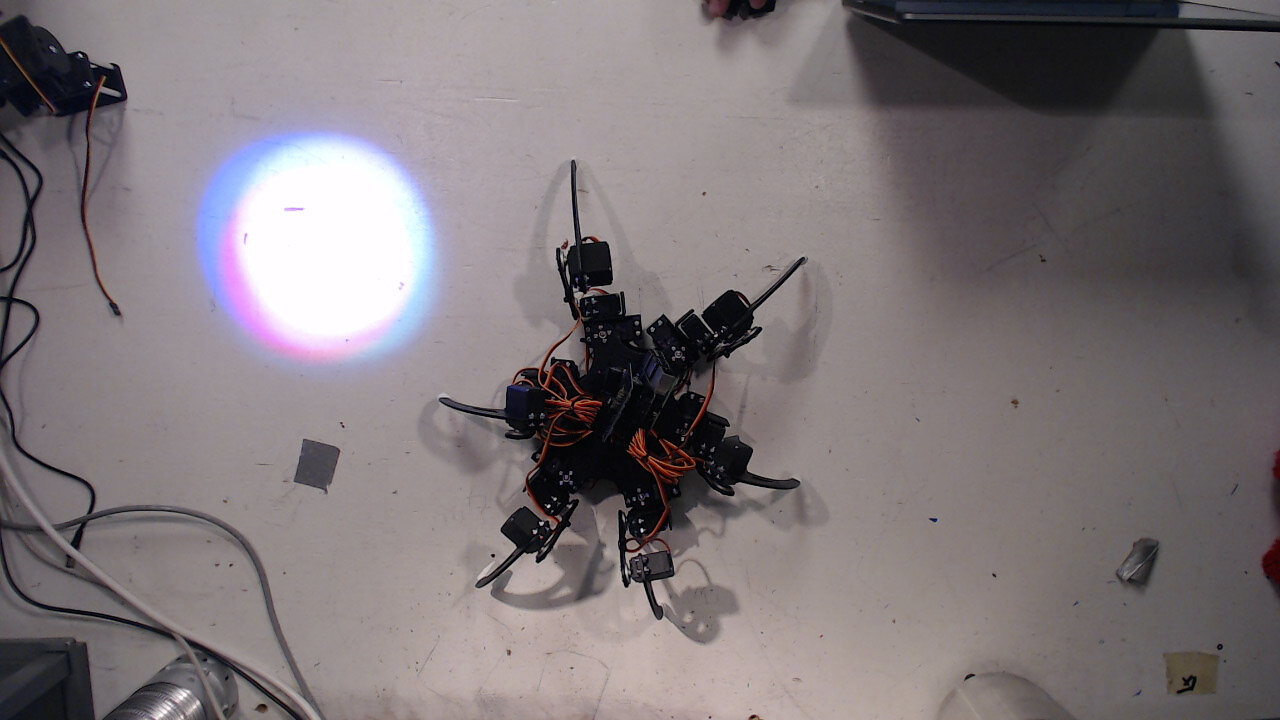
#> input picture sample_images/2017-12-05-171951.jpg, 1280 x 720 px, given in place of the camera
$ python object_detection.py
#> lines starting #> are read from the running program, lines starting #| are printed output that depends on the picture; after the words box and inside, x2 and y2 are one past the last pixel; in counts of white or black regions, pixels touching at a corner belong together
#################################################################################################
# Made by: Vivan Bhalla
# Description: This program is used to detect the object using its color as a parameter
#################################################################################################

### Import the libraries ####
import cv2
import math
import numpy as np

## HSV constants for robot and spotlight
# For yellow 12DOF hexapod
H_robot=29
S_robot=255
V_robot=255

H_robot_low=19
S_robot_low=0
V_robot_low=0

# [7 lines of commented-out code are left out]

H_spotlight=179
S_spotlight=255
V_spotlight=243

H_spotlight_low=0
S_spotlight_low=0
V_spotlight_low=0

def get_distance(threshold_robot, threshold_spotlight):
    ######################## Object Tracking #########################################################
    # We use the moments method to track the object

    # Convert the images to black and white

    # Get the moments of the two images
    moments_robot = cv2.moments(threshold_robot, binaryImage=False)
    moments_spotlight = cv2.moments(threshold_spotlight, binaryImage=False)

    # Calculate the area of the robot object
    area_robot=moments_robot["m00"]
    area_spotlight=moments_spotlight["m00"]

    X_r = np.NaN
    Y_r = np.NaN
    X_s = np.NaN
    Y_s = np.NaN

    # To remove the effect of noise, consider tracking above only a threshold of area
    if(area_robot > 10000):
        # Calculate the x and y coordinates of center
        X_r = int(moments_robot["m10"] / area_robot)
        Y_r = int(moments_robot["m01"] / area_robot)

    if(area_spotlight>8000):
        # Calculate the centre for spotlight
        X_s=int(moments_spotlight["m10"] / area_spotlight)
        Y_s=int(moments_spotlight["m01"] / area_spotlight)

    X_dist = X_r - X_s
    Y_dist = Y_r - Y_s

    # [4 lines of commented-out code are left out]

    return((X_r, Y_r), (X_s, Y_s), (X_dist, Y_dist))

def initialize_camera():
    ## Create a video capture object
    cap = cv2.VideoCapture(0) # Send 0 since we have only one camera. Send 1 to use second camera

    ## Check whether capture object is opened or not
    if(cap.isOpened() == False):
        ## If object is not initialized then open it
        cap.open()

    return cap

def get_threshold_image(frame, H_low, H_high, S_low, S_high, V_low, V_high):
    higher_boundary = np.array([H_high, S_high, V_high])
    lower_boundary = np.array([H_low, S_low, V_low])

    hsv = cv2.cvtColor(frame, cv2.COLOR_BGR2HSV)

    threshold = cv2.inRange(hsv, lower_boundary, higher_boundary)

    return threshold

def get_threshold_images(frame,
            H_robot_low, H_robot,
            S_robot_low, S_robot,
            V_robot_low, V_robot,
            H_spotlight_low, H_spotlight,
            S_spotlight_low, S_spotlight,
            V_spotlight_low, V_spotlight
        ):
    threshold_robot = get_threshold_image(frame,
            H_robot_low, H_robot,
            S_robot_low, S_robot,
            V_robot_low, V_robot)

    threshold_spotlight = get_threshold_image(frame,
            H_spotlight_low, H_spotlight,
            S_spotlight_low, S_spotlight,
            V_spotlight_low, V_spotlight)

    # invert the target_spotlight mask (spotlight is in black with white background, not white with black background...
    threshold_spotlight = cv2.bitwise_not(threshold_spotlight)

    return (threshold_robot, threshold_spotlight)

def clean_threshold_image(threshold):
    ## Perform morphological transformations #####
    ## Morphological opening
    # We first remove the white noise from the boundaries of the detected object - Erode operation
    # We create an elliptical kernel for the erosion
    threshold = cv2.erode(threshold,cv2.getStructuringElement(cv2.MORPH_ELLIPSE,(5,5)))

    # Perform the dilation to get the more enchanced image of the object
    threshold = cv2.dilate(threshold,cv2.getStructuringElement(cv2.MORPH_ELLIPSE,(5,5)))

    ## Morphological Closing - This is done to fill holes insie the detected object.
    ## This is done by first dilation then eroding the image
    threshold = cv2.dilate(threshold,cv2.getStructuringElement(cv2.MORPH_ELLIPSE,(5,5)))
    threshold = cv2.erode(threshold,cv2.getStructuringElement(cv2.MORPH_ELLIPSE,(5,5)))

    return threshold

# [59 lines left out: functions print_position_data, move_hexapod, not called in this run]

def Main(mySocket=None):
    cap = initialize_camera()

    # counter to limit display output
    count = 0
    dance_count = 0
    found_y = False
    found_x = False

    ## Start capturing frame by frame in an infinite loop
    while(True):

        # Start capturing the frames
        ret, frame = cap.read() # Get the returned value(T/F) and the frame.
#> frame is the input picture: shape (720, 1280, 3); mean B, G, R 120.7, 117.5, 125.4

        if(ret != True): # Check if reading was successful or not
            print("Cannot read from the frame\n")


        (threshold_robot, threshold_spotlight) = get_threshold_images(
                frame,
                H_robot_low, H_robot,
                S_robot_low, S_robot,
                V_robot_low, V_robot,
                H_spotlight_low, H_spotlight,
                S_spotlight_low, S_spotlight,
                V_spotlight_low, V_spotlight)
#> in get_threshold_image, `hsv = cv2.cvtColor(frame, cv2.COLOR_BGR2HSV)`: hsv: shape (720, 1280, 3); mean H, S, V 99.5, 27.5, 127.5
#> in get_threshold_image, `threshold = cv2.inRange(hsv, lower_boundary, higher_boundary)`:
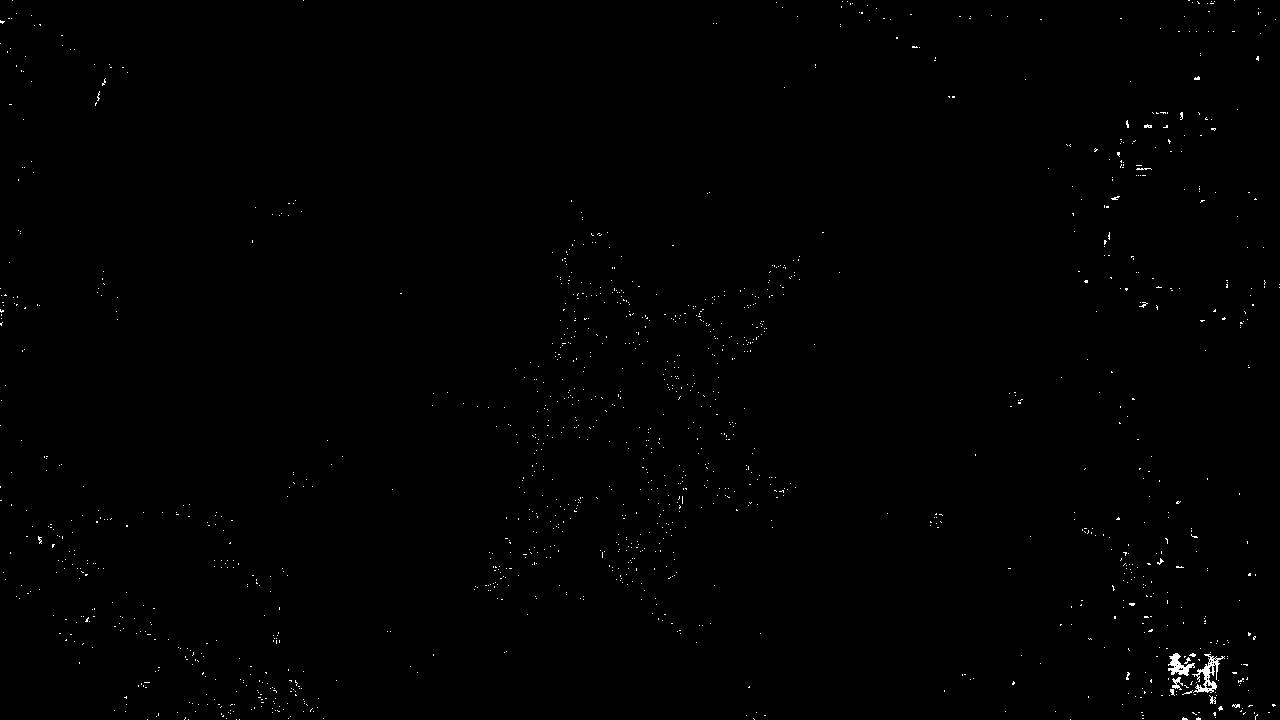
#> threshold: shape (720, 1280); 0.38% white in thin lines or dots
#> call 2 of get_threshold_image, with H_low = 0, H_high = 179, S_low = 0, S_high = 255, V_low = 0, V_high = 243
#> in get_threshold_image (call 2), `threshold = cv2.inRange(hsv, lower_boundary, higher_boundary)`:
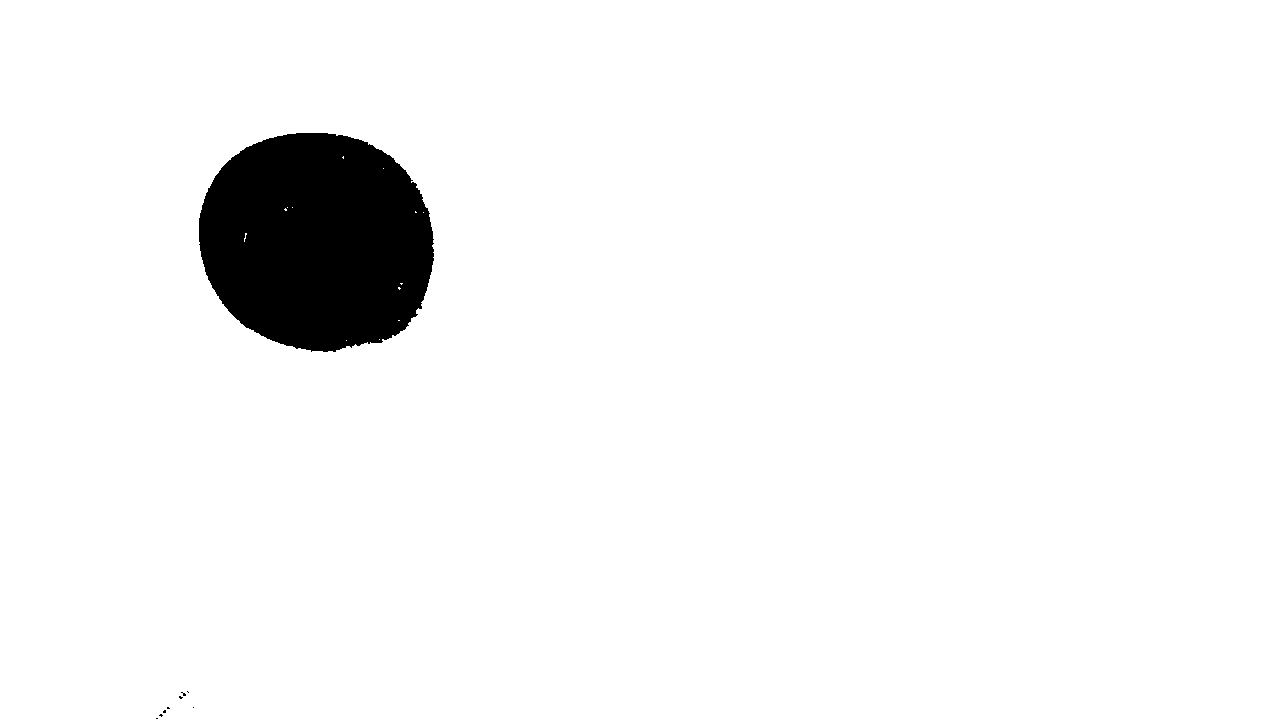
#> threshold: shape (720, 1280); 95.5% white; 9 black regions (8 under 20 px), largest, box (x1, y1, x2, y2) and area: (199, 133, 434, 352) 41144

        threshold_robot = clean_threshold_image(threshold_robot)
#> in clean_threshold_image, `threshold = cv2.erode(threshold,cv2.getStructuringElement(cv2.MORPH_EL..`: threshold: shape (720, 1280); 0.01% white in thin lines or dots, all inside (x1, y1, x2, y2) = (1172, 655, 1215, 720)
#> in clean_threshold_image, `threshold = cv2.dilate(threshold,cv2.getStructuringElement(cv2.MORPH_E..`: threshold: shape (720, 1280); 0.03% white; 5 white regions (2 under 20 px), largest, box (x1, y1, x2, y2) and area: (1170, 653, 1189, 675) 201, (1202, 666, 1210, 677) 60, (1211, 682, 1217, 689) 28
#> in clean_threshold_image, `threshold = cv2.dilate(threshold,cv2.getStructuringElement(cv2.MORPH_E..`: threshold: shape (720, 1280); 0.07% white; 4 white regions, box (x1, y1, x2, y2) and area: (1168, 651, 1191, 677) 375, (1201, 680, 1219, 694) 135, (1200, 664, 1212, 679) 130, (1194, 715, 1203, 720) 33
#> in clean_threshold_image, `threshold = cv2.erode(threshold,cv2.getStructuringElement(cv2.MORPH_EL..`: threshold: shape (720, 1280); 0.04% white; 5 white regions (2 under 20 px), largest, box (x1, y1, x2, y2) and area: (1170, 653, 1189, 675) 226, (1202, 666, 1210, 677) 60, (1211, 682, 1217, 689) 29
        threshold_spotlight = clean_threshold_image(threshold_spotlight)
#> in clean_threshold_image (call 2), `threshold = cv2.erode(threshold,cv2.getStructuringElement(cv2.MORPH_EL..`:
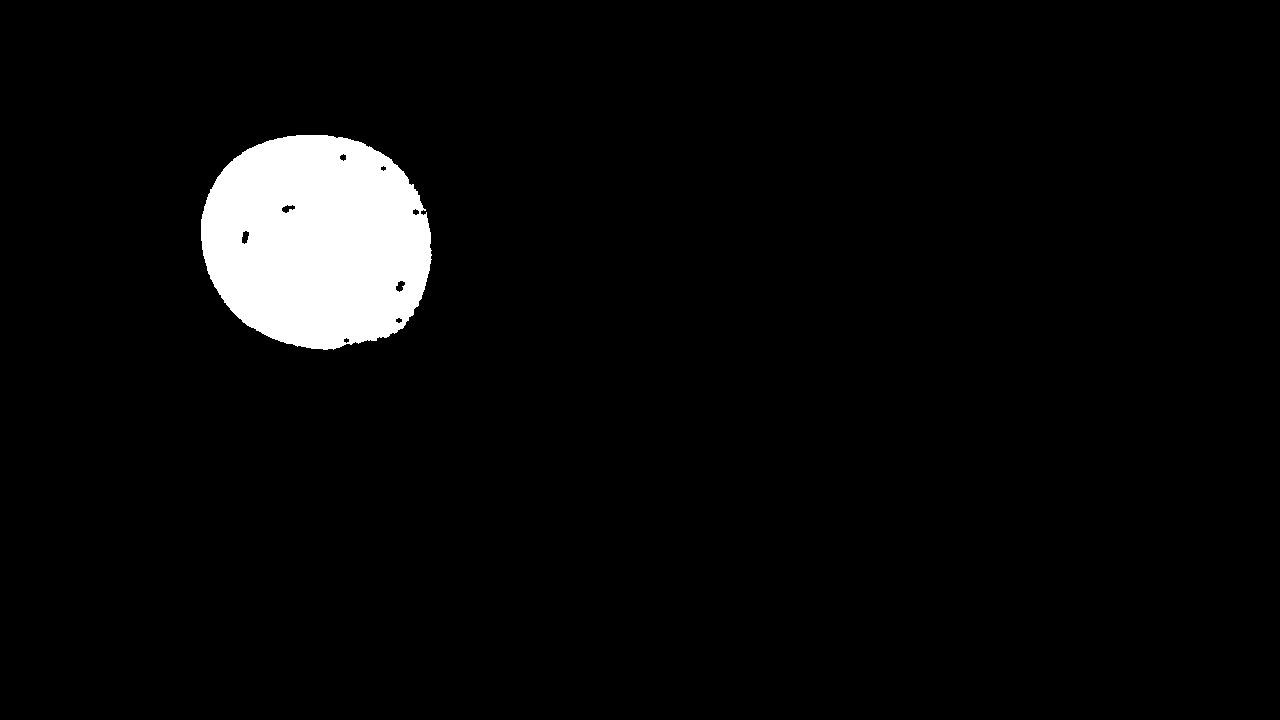
#> threshold: shape (720, 1280); 4.3% white; 1 white region, box (x1, y1, x2, y2) and area: (201, 135, 432, 350) 39314
#> in clean_threshold_image (call 2), `threshold = cv2.dilate(threshold,cv2.getStructuringElement(cv2.MORPH_E..`: threshold: shape (720, 1280); 4.5% white; 1 white region, box (x1, y1, x2, y2) and area: (199, 133, 434, 352) 41082
#> in clean_threshold_image (call 2), `threshold = cv2.dilate(threshold,cv2.getStructuringElement(cv2.MORPH_E..`:
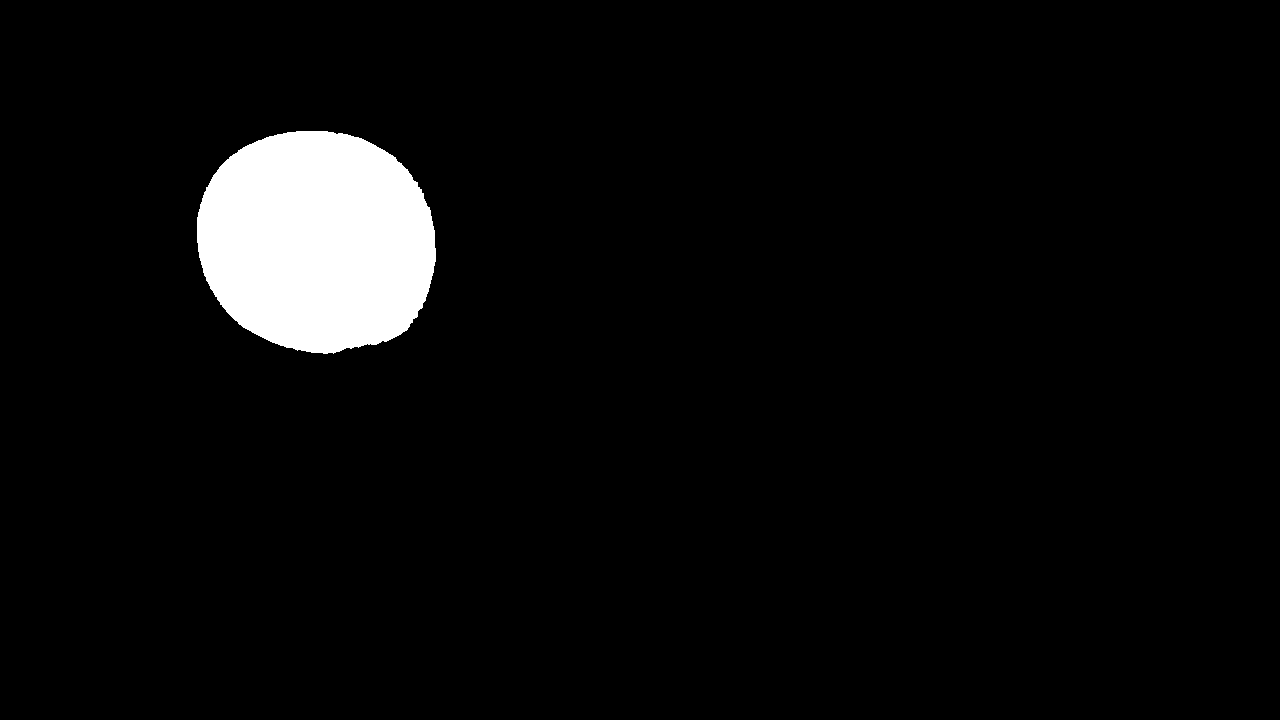
#> threshold: shape (720, 1280); 4.6% white; 1 white region, box (x1, y1, x2, y2) and area: (197, 131, 436, 354) 42640
#> in clean_threshold_image (call 2), `threshold = cv2.erode(threshold,cv2.getStructuringElement(cv2.MORPH_EL..`: threshold: shape (720, 1280); 4.5% white; 1 white region, box (x1, y1, x2, y2) and area: (199, 133, 434, 352) 41143

        (X_r, Y_r), (X_s, Y_s), (X_dist, Y_dist) = get_distance(threshold_robot, threshold_spotlight)
#> in get_distance, `moments_robot = cv2.moments(threshold_robot, binaryImage=False)`: moments_robot = moments, m00 87465, centre m10/m00, m01/m00 = (1187.7, 670.6)
#> in get_distance, `moments_spotlight = cv2.moments(threshold_spotlight, binaryImage=False)`: moments_spotlight = moments, m00 10491465, centre m10/m00, m01/m00 = (316.8, 241.2)
#> in get_distance, `area_robot=moments_robot["m00"]`: area_robot = 87465
#> in get_distance, `area_spotlight=moments_spotlight["m00"]`: area_spotlight = 10491465
#> in get_distance, `X_r = int(moments_robot["m10"] / area_robot)`: X_r = 1187
#> in get_distance, `Y_r = int(moments_robot["m01"] / area_robot)`: Y_r = 670
#> in get_distance, `X_s=int(moments_spotlight["m10"] / area_spotlight)`: X_s = 316
#> in get_distance, `Y_s=int(moments_spotlight["m01"] / area_spotlight)`: Y_s = 241
#> in get_distance, `X_dist = X_r - X_s`: X_dist = 871
#> in get_distance, `Y_dist = Y_r - Y_s`: Y_dist = 429
#> X_r = 1187; Y_r = 670; X_s = 316; Y_s = 241; X_dist = 871; Y_dist = 429

        if count == 30:
            if mySocket:
                (ret, found_x, found_y, dance_count) = move_hexapod(mySocket, X_dist, Y_dist, found_x, found_y, dance_count)
                print(ret)

            print_position_data(X_r, Y_r, X_s, Y_s, X_dist, Y_dist)
            count = 0
        count += 1

        # Add dots to represent the location of the robot and spotlight on initial image
        if not math.isnan(X_r) and not math.isnan(Y_r):
            cv2.circle(frame, (int(X_r), int(Y_r)), 5, (0,0,255), -1)
#> frame: shape (720, 1280, 3); 0.01% of pixels changed, all inside (x1, y1, x2, y2) = (1182, 665, 1193, 676)

        if not math.isnan(X_s) and not math.isnan(Y_s):
            cv2.circle(frame, (int(X_s), int(Y_s)), 5, (255,0,0), -1)
#> frame: shape (720, 1280, 3); mean B, G, R 120.7, 117.5, 125.4

        ## Display the images
        # cv2.imshow("Mask_robot",threshold_robot)
        # cv2.imshow("Mask_spotlight",threshold_spotlight)
        cv2.imshow("Original Image",frame)
        k = cv2.waitKey(5) & 0xFF
#> (key Esc is pressed here)
        if k == 27:
            break

    # Release the capture
    cap.release()
    cv2.destroyAllWindows()


if __name__ == '__main__':
    Main()
